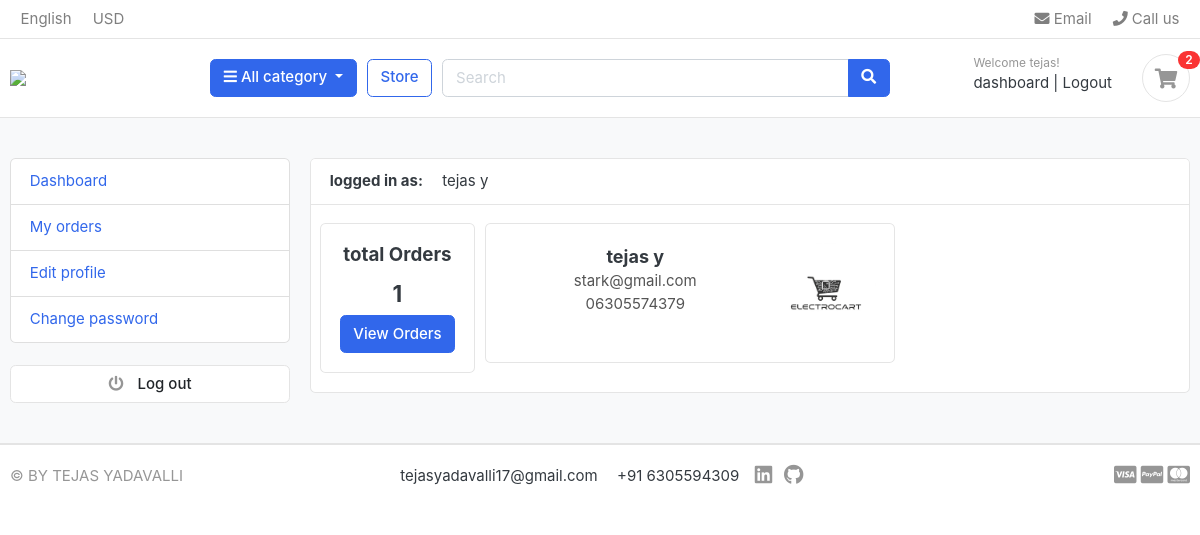
Screenshot of /accounts/dashboard/ (signed in) with the database file from the repository.
### accounts/models.py (models this page shows, shortened)
class account(AbstractBaseUser):
    first_name = models.CharField(max_length=50)
    last_name = models.CharField(max_length=50)
    username = models.CharField(max_length=50, unique=True)
    email = models.EmailField(max_length=100, unique=True)
    phone_number = models.CharField(max_length=12, unique=True)
    date_joined = models.DateTimeField(auto_now_add=True)
    last_login = models.DateTimeField(auto_now_add=True)
    is_admin = models.BooleanField(default=False)
    is_staff = models.BooleanField(default=False)
    is_active = models.BooleanField(default=False)
    is_superadmin = models.BooleanField(default=False)
    USERNAME_FIELD = 'email'
    REQUIRED_FIELDS = ['username', 'first_name', 'last_name']
    objects = MyAccountManager()
    def full_name(self):
        return f"{self.first_name} {self.last_name}"

class UserProfile(models.Model):
    user = models.OneToOneField(account, on_delete=models.CASCADE)
    address_line_1 = models.CharField(max_length=100, blank=True)
    address_line_2 = models.CharField(max_length=100, blank=True)
    profile_picture = models.ImageField(upload_to='userprofile', blank=True)
    city = models.CharField(max_length=20, blank=True)
    state = models.CharField(max_length=20, blank=True)
    country = models.CharField(max_length=20, blank=True)

### accounts/views.py (the view)
# urls.py: path('dashboard/', views.dashboard, name='dashboard'),  # Cart view
@login_required(login_url='login')
def dashboard(request):
    orders = Order.objects.order_by('-created_at').filter(user_id=request.user.id, is_ordered=True)
    orders_count = orders.count()
    userProfile = UserProfile.objects.get(user_id=request.user.id)
    context = {
        'orders_count': orders_count,
        'userProfile': userProfile,
    }
    return render(request, 'accounts/dashboard.html', context)

### cart/context_processor.py (called while the page is built)
def counter(request):
    cart_count = 0  # Initialize cart count to 0
    if 'admin' in request.path:  # Check if the request path contains 'admin'
        return {}  # Return an empty dictionary if it does
    else:
        try:
            cart = Cart.objects.filter(cart_id=_cart_id(request))  # Get the cart using the session key
            if request.user.is_authenticated:
                cart_items = CartItem.objects.filter(user=request.user)
            else:
                cart_items = CartItem.objects.filter(cart=cart[:1])  # Get the first cart item
            for cart_item in cart_items:
                cart_count += cart_item.quantity
        except Cart.DoesNotExist:
            cart_count = 0
    return dict(cart_count=cart_count)  # Return the cart count as a context variable

### cart/views.py (called while the page is built)
def _cart_id(request):
    cart = request.session.session_key  # Get the session key for the cart
    if not cart:
        cart = request.session.create()  # Create a new session if it doesn't exist
    return cart

### category/context_processor.py (called while the page is built)
def menu_links(self):
    links = Category.objects.all()
    return dict(links=links)

### category/models.py (called while the page is built)
    def get_url(self):
        return reverse('product_by_category', args=[self.slug])

### templates/accounts/dashboard.html (shortened to what this page needs)
{% extends "base.html" %}
{% block content %}
<section class="section-conten padding-y bg">
<div class="container">
	<div class="row">
	<aside class="col-md-3">
		{% include "includes/dashboard_sidebar.html" %}
	</aside>
	<main class="col-md-9">
		<article class="card">
		<header class="card-header">
			<strong class="d-inline-block mr-3">logged in as:</strong>
			<span>{{user.full_name}}</span>
		</header>
		<div class="card-body">
			<div class="row">
				<div class"col-md-6">
					<div class="card" style="text-align: center;">
						<div class="card-body">
							<h5 class="card-title">total Orders</h5>
							<h4>{{orders_count}}</h4>
							<a href="{% url 'my_orders' %}" class="btn btn-primary">View Orders</a>
						</div>
					</div>
				</div>
				<div class="col-md-6">
					<div class="card">
						<div class="card-body">
							<div style="float: right;">
<img src="{{userProfile.profile_picture.url}}" alt="User Avatar" class="img-fluid rounded-circle" style="width: 100px; height: 100px; border-radius: 50%;">
							</div>
							<div style="text-align: center; max-width: 70%; margin: 0 auto; padding-right: 110px;">
								<p style="word-wrap: break-word; white-space: normal;">
									<strong style="font-size: 1.2rem;">{{user.full_name}}</strong><br>
									<span style="font-size: 1rem; color: #555;">{{user.email}}</span><br>
									<span style="font-size: 1rem; color: #555;">{{user.phone_number}}</span>
								</p>
							</div>
						</div>
					</div>
				</div>
				</div>
			</div>
		</div>
</div>
</section>
</body>
</html>
{% endblock %}

### templates/includes/nav.html (shortened to what this page needs)
{% load static %}
<header class="section-header">
    <nav class="navbar p-md-0 navbar-expand-sm navbar-light border-bottom">
    <div class="container">
      <div class="collapse navbar-collapse" id="navbarTop4">
        <ul class="navbar-nav mr-auto">
            <li class="nav-item dropdown">
                 <a href="./" class="nav-link">   English </a>
            </li>
            <li class="nav-item dropdown">
                <a href="./" class="nav-link"> USD </a>
            </li>
        </ul>
        <ul class="navbar-nav">
            <li><a href="mailto:tejasyadavalli17@gmail.com" class="nav-link"> <i class="fa fa-envelope"></i> Email </a></li>
            <li><a href="tel:+916305594309" class="nav-link"> <i class="fa fa-phone"></i> Call us </a></li>
        </ul>
      </div>
    </div>
    </nav>
    <section class="header-main border-bottom">
        <div class="container">
    <div class="row align-items-center">
        <div class="col-lg-2 col-md-3 col-6">
            <a href="{% url "home" %}" class="brand-wrap">
                <img class="logo" src="{% static 'images/logo.jpg' %}">
            </a>
        </div>
        <div class="col-lg col-sm col-md col-6 flex-grow-0">
            <div class="category-wrap dropdown d-inline-block float-right">
                <button type="button" class="btn btn-primary dropdown-toggle" data-toggle="dropdown">
                    <i class="fa fa-bars"></i> All category
                </button>
            </div>
        </div>
        <a href="{% url 'store' %}" class="btn btn-outline-primary">Store</a>
        <div class="col-lg  col-md-6 col-sm-12 col">
            <form action="{% url 'search' %}" class="search" method="get">
                <div class="input-group w-100">
                    <input type="text" class="form-control" style="width:60%;" placeholder="Search" name="keyword">
                    <div class="input-group-append">
                      <button class="btn btn-primary" type="submit">
                        <i class="fa fa-search"></i>
                      </button>
                    </div>
                </div>
            </form>
        </div>
        <div class="col-lg-3 col-sm-6 col-8 order-2 order-lg-3">
                    <div class="d-flex justify-content-end mb-3 mb-lg-0">
                        {% if user.id is None %}
                        <div class="widget-header">
                            <small class="title text-muted">Welcome guest!</small>
                            <div>
                                <a href="{% url 'login' %}">Sign in</a> <span class="dark-transp"> | </span>
                                <a href="{% url 'register' %}"> Register</a>
                            </div>
                        </div>
                        {% else %}
                        <div class="widget-header">
                            <small class="title text-muted">Welcome {{ user.first_name }}!</small>
                            <div>
                                <a href="{% url 'dashboard' %}"> dashboard</a><span class="dark-transp"> | </span>
                                <a href="{% url 'logout' %}">Logout</a>
                            </div>
                        </div>
                        {% endif %}
                        <a href="{% url 'cart' %}" class="widget-header pl-3 ml-3">
                            <div class="icon icon-sm rounded-circle border"><i class="fa fa-shopping-cart"></i></div>
                            <span class="badge badge-pill badge-danger notify">{{cart_count}}</span>
                        </a>
                    </div>
                </div>
    </div>
        </div>
    </section>
    </header>

### static/css/ui.css (style rules this page uses)
html { font-family: "Inter", sans-serif; font-size: 15px; }
.icon-xs, .icon-sm, .icon-md, .icon-lg { display: inline-block; text-align: center; flex-shrink: 0; flex-grow: 0; }
.icon-sm { width: 48px; height: 48px; line-height: 48px !important; font-size: 20px; }
.padding-y { padding-top: 40px; padding-bottom: 40px; }
article:after, .form-group:after { display: block; clear: both; content: ""; }
.bg { background-color: #f8f9fa; }
p:last-child { margin-bottom: 0; }
.header-main { position: relative; padding-top: 1rem; padding-bottom: 1rem; }
.brand-wrap .logo, .navbar-brand .logo { margin-right: 7px; max-height: 42px; display: inline-block; }
.widget-header { display: inline-block; vertical-align: middle; position: relative; }
.widget-header a { color: #343a40; }
.widget-header i { color: #969696; }
.widget-header .title { display: block; }
.widget-header .notify { position: absolute; top: -3px; right: -10px; }
.notify { position: absolute; top: -4px; right: -10px; display: inline-block; padding: 0.25em 0.6em; font-size: 12px; line-height: 1; text-align: center; border-radius: 3rem; color: #fff; background-color: #fa3434; }

### rows the page displays
account: first_name "tejas", full_name "tejas y", email "stark@gmail.com", phone_number "06305574379"
UserProfile: profile_picture (picture)

### other values shown
{{ cart_count }} "2"
{{ orders_count }} "1"
